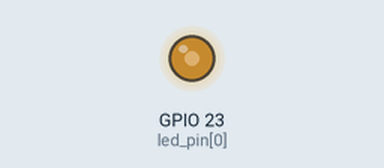
The sketch below on a simulated ESP32. Shown: output pins drawn as LEDs (lit = HIGH). What the sketch prints to the serial monitor is not drawn.

Above: at 0.1 s.
Timing chart, 0 to 1.6 s (numbered marks = the images above):
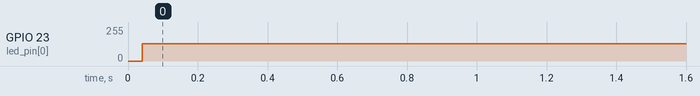

The sketch:

led_controller_square.ino
```cpp
/*
  led square flicker for teensy
 */

const int num_leds = 1;
// frequency in hz
//const float freq[num_leds] = { 125000};
//const float freq[num_leds] = { 131072.0};
const float ff[18] {1.0, // 0
                    2.0, // 1
                    4.0, // 2
                    8.0, // 3
                    16.0, // 4
                    32.0, // 5
                    64.0, // 6
                    128.0, // 7
                    256.0, // 8
                    512.0, // 9
                    1024.0, // 10
                    2048.0, // 11
                    4096.0, // 12
                    8192.0, // 13
                    16384.0, // 14
                    32768.0, // 15
                    65536.0, // 16
                    131072.0}; // 17
const float freq[num_leds] = { ff[17]};
const int led_pin[num_leds] = {23};

// --- non-const
unsigned long int first_half_period_usec[num_leds];
unsigned long int second_half_period_usec[num_leds];
unsigned long t_last[num_leds];
bool is_on[num_leds];
const float duty_cycle = 0.5;
void setup() {
  Serial.begin(9600);

  for (int i = 0; i < num_leds; i++) {
    pinMode(led_pin[i], OUTPUT);
    first_half_period_usec[i] = round(duty_cycle * 1.0e6 / freq[i]);
    second_half_period_usec[i] = round(1.0e6 /freq[i]) - first_half_period_usec[i];
    Serial.print("frequency[");
    Serial.print(i);
    Serial.print("] = ");
    Serial.println(1000000.0 / (first_half_period_usec[i] + second_half_period_usec[i]));
    t_last[i] = micros();
    is_on[i] = false;
  }
}

// the loop routine runs over and over again forever:
void loop() {
  const unsigned long t_clock = micros();


  for (int i = 0; i < num_leds; i++) {
    // modular arithmetic should automatically handle the case when
    // t_clock has wrapped around such that t_last > t_clock

    const unsigned long dt = t_clock - t_last[i];
    if ((is_on[i] && dt >= first_half_period_usec[i])
    || (!is_on[i] && dt >= second_half_period_usec[i])) {
      digitalWrite(led_pin[i], is_on[i] ? LOW : HIGH);
      is_on[i] = !is_on[i];
      t_last[i] = t_clock;
    }
  }
}
```

Measured:
- by itself, GPIO 23 (led_pin[0]): 0/255 → 129/255 at 0.04 s
